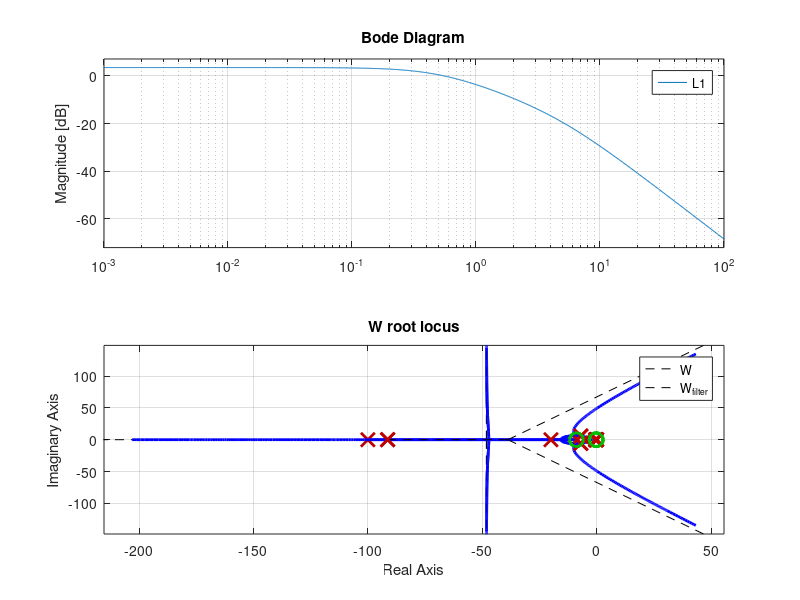
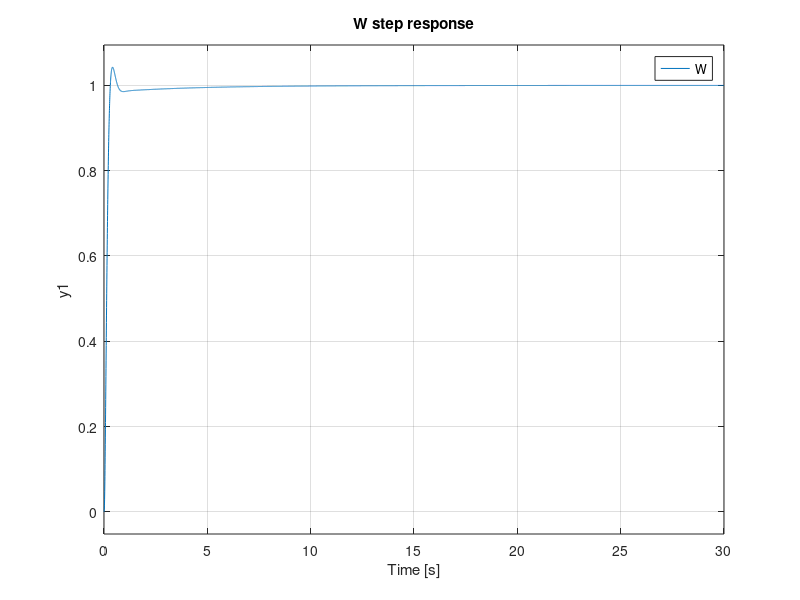
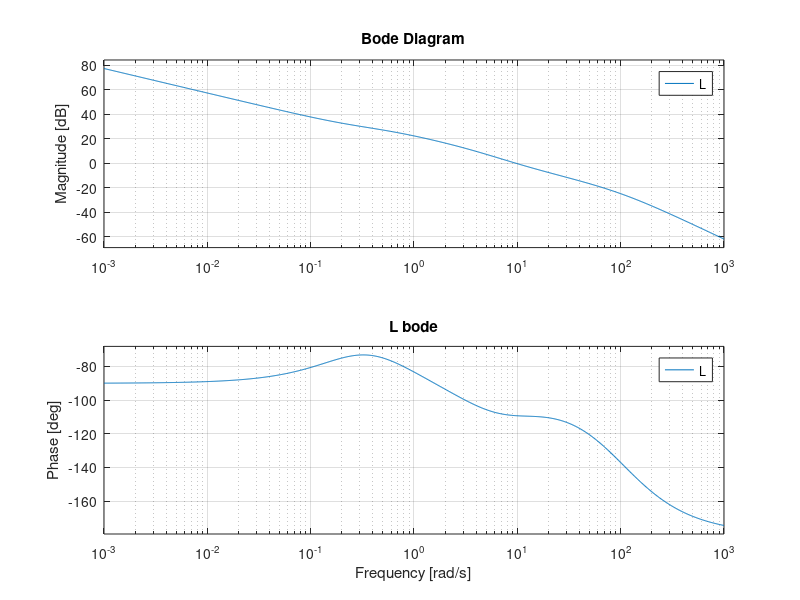

The MATLAB script that drew these images, in order:
clc;
close all;
clear all;

%% Processo P
s  = tf('s');
Kp = 1.5;
P1 = (3*s+1)/(s*0.2+1)
P2 = 1/(2*s+1);
P3 = 1/(s*15+1)
P = Kp * P1 * P2 * P3;

% Si vuole:
% - errore a regime nullo per riferimenti costanti
% - sovrealongazione < 15 %
% - tempo di assestamento < 1 s
% Utilizzazione PID per controllo del processo P

%% Controllo C prima del regolatore PID
% Si nota che è presente un polo troppo lento per le specifiche richieste, ovvero il polo -1/15
% Per rendere realizzabile il controllo C è necessario un polo. Per semplicare il progetto
% si prende come polo -1/3, così da semplificare anche il numeratore

% si approssima il polo lento con il numeratore del controllore e si
% e si inserisce il polo per semplificare uno zero del processo nominale

% ho notato che contemplando la cancellazione dei poli non dominanti
% possiamo semplificare i poli stabili al denominatore e gli zeri al
% numeratore del processo nominale creando un controllore opposto 
C = (s*15+1)/(3*s+1); 
L1 = P * C;

figure(1)
subplot(2,2,1);
rlocus(L1);
title("L1 root locus");
grid on;

subplot(2,2,2);
nyquist(L1);
title("L1 nyquist");
grid on;

subplot(2,1,2);
bode(L1);
title("L1 bode");
grid on;


%% Regolatore PID
KP = 20;    % KP t.c. la prima sovraelongazione sia prima del tempo di assestamento richiesto
KI = 5;     % KI t.c. l'uscita entra nell'area di errore poco dopo il tempo di assestamento senza aumentare troppo la sovraelongazione
KD = 2;     % KD t.c. le oscillazione vengono smorzate e si soddisfi il tempo di assestamento
N = 100;

PID_P = KP;
PID_I = KI *(1/s);
PID_D = KD *s/(s/N+1);
% Si dovrebbe aggiungere un filtro per evitare che l'azioni derivativa genere in controllo troppo
% elevato nel momento in cui il riferimento cambia livello (derivata infinita)

PID = PID_P + PID_I + PID_D;

L = L1 * PID;
figure(1);
rlocus(L);
title("L root locus");
grid on;

figure(2)
nyquist(L);
title("L nyquist");
grid on;

figure(3)
bode(L);
title("L bode");
grid on;


%% Verifica prestazioni
W = minreal(L / (1 + L));

F = 1/(s*0.05+1);
W_filter = minreal(W * F);

figure(1);
hold on;
rlocus(W);
rlocus(W_filter);
title("W root locus");
legend("W", "W_{filter}");
grid on;

figure(2)
hold on;
step(W);
step(W_filter);
title("W step response");
legend("W", "W_{filter}");
grid on;
